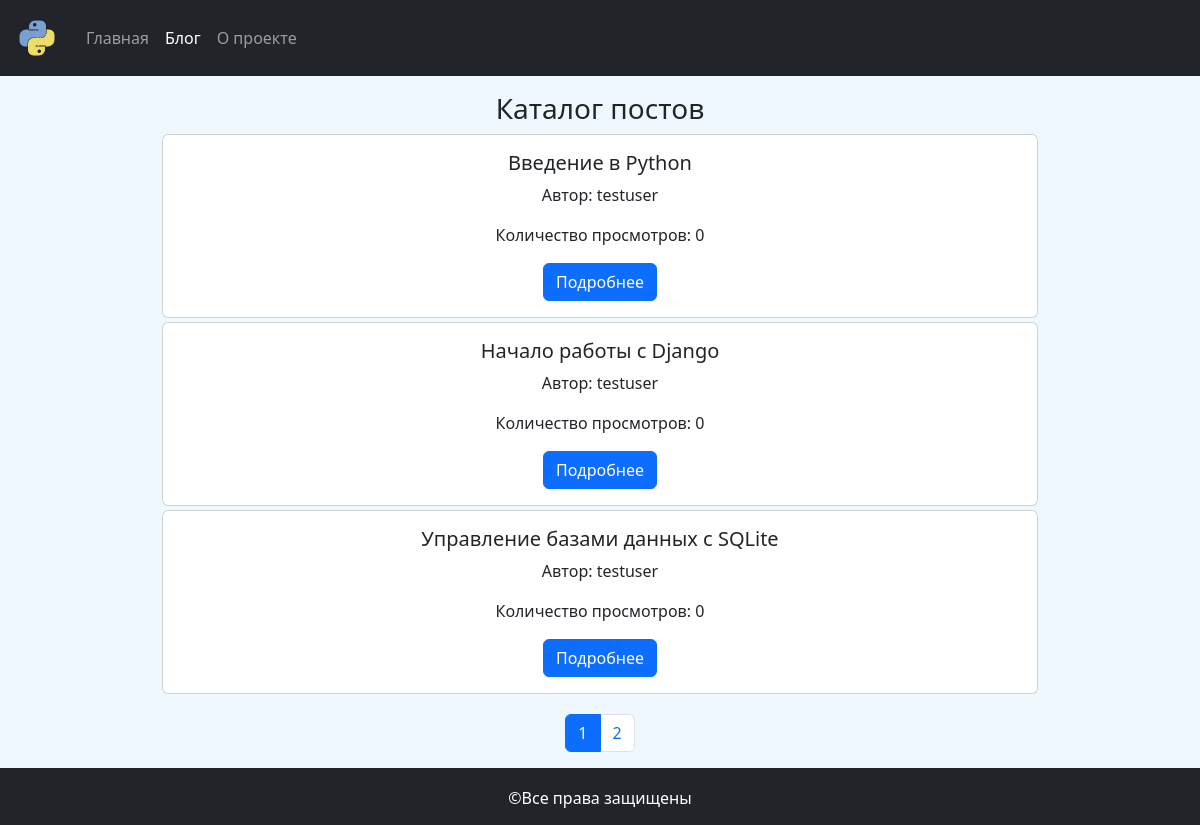
Screenshot of /blog/ with the database file from the repository.
### blog_app/models.py (models this page shows, shortened)
class Post(models.Model):
    title = models.CharField(max_length=200)
    text = models.TextField()
    slug = models.SlugField(unique=True)
    author = models.ForeignKey(get_user_model(), on_delete=models.CASCADE)
    data = models.JSONField(null=True, blank=True, default=list)
    views = models.IntegerField(default=0)
    published_date = models.DateTimeField(auto_now_add=True)
    update_date = models.DateTimeField(auto_now=True)
    def get_absolute_url(self):
        return reverse("post_by_slug", args=[str(self.slug)])

### blog_app/views.py (the view)
# urls.py: path('', blog, name='blog'),
def blog(request):
    posts = Post.objects.all()
    paginator = Paginator(posts, 3)
    page_number = request.GET.get('page')
    page_obj = paginator.get_page(page_number)
    context = {
        'posts': posts,
        'menu': menu,
        'page_alias': 'blog',
        'page_obj': page_obj,
    }
    return render(request, 'blog_app/blog.html', context=context)

### blog_app/templates/blog_app/blog.html (shortened to what this page needs)
{% extends 'base.html' %}
{% block content %}
<div class="conteiner-fluid text-center p-3">
    <h3>Каталог постов</h3>
    {% for post in page_obj %}
    {% include 'blog_app/post_preview_include.html' %}
    {% endfor %}
</div>
<nav aria-label="Пагинатор">
    <ul class="pagination justify-content-center pagination-md">
        {% for page in page_obj.paginator.page_range %}
        <li class="page-item
        {% if page_obj.number == page %}
        active
        {% else %}
        {% endif %}"><a class="page-link" href="?page={{ page }}">{{ page }}</a></li>
        {% endfor %}
    </ul>
  </nav>
{% endblock %}

### blog_app/templates/blog_app/post_preview_include.html
<div class="card mb-1 w-75 mx-auto">
    <div class="card-body h-100">
      <h5 class="card-title">{{ post.title }}</h5>
        <p class="card-text">Автор: {{ post.author }}</p>
        <p class="card-text">Количество просмотров: {{ post.views }}</p>
      <a href="{{ post.get_absolute_url }}" class="btn btn-primary">Подробнее</a>
    </div>
  </div>

### static/css/style.css (style rules this page uses)
body { background-color: AliceBlue; }

### rows the page displays
Post: title "Введение в Python", author "testuser", views "0"
Post: title "Начало работы с Django", author "testuser", views "0"
Post: title "Управление базами данных с SQLite", author "testuser", views "0"

### other values shown
{{ page.name }} "Главная" "Блог" "О проекте"
{{ page }} "1" "2"
